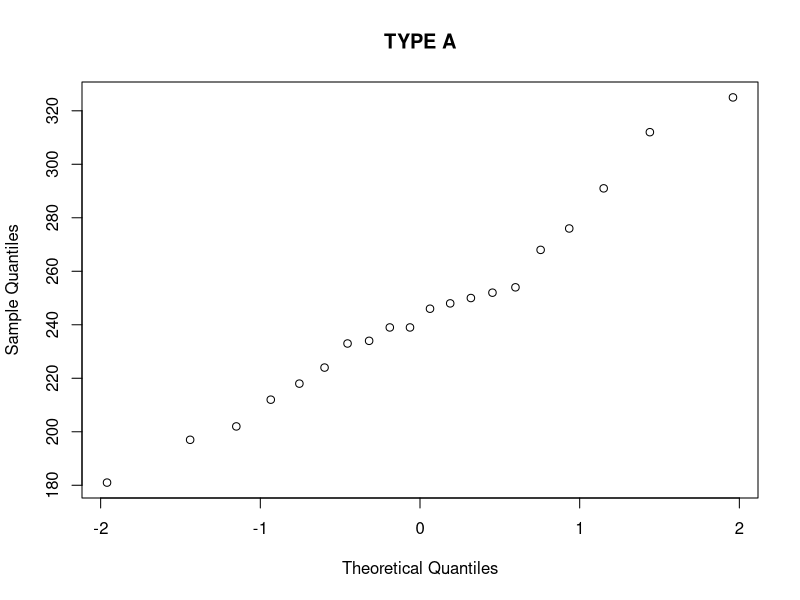
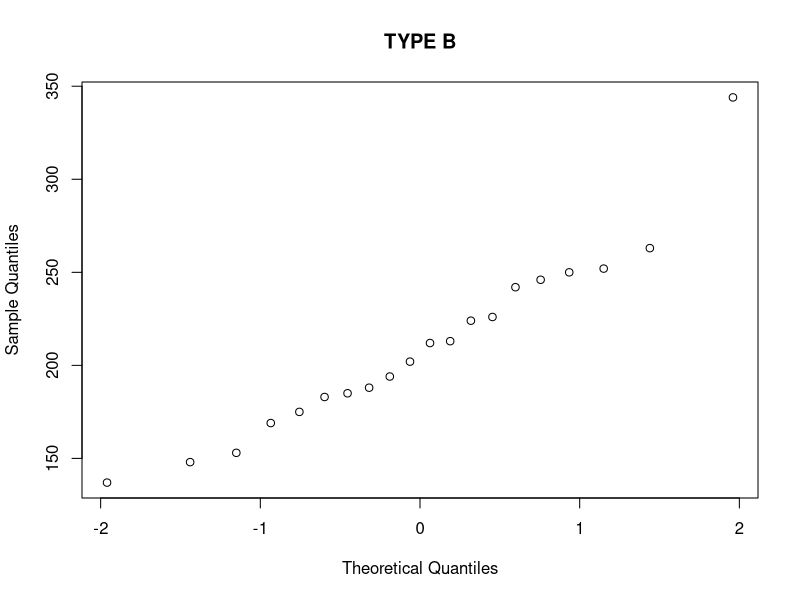
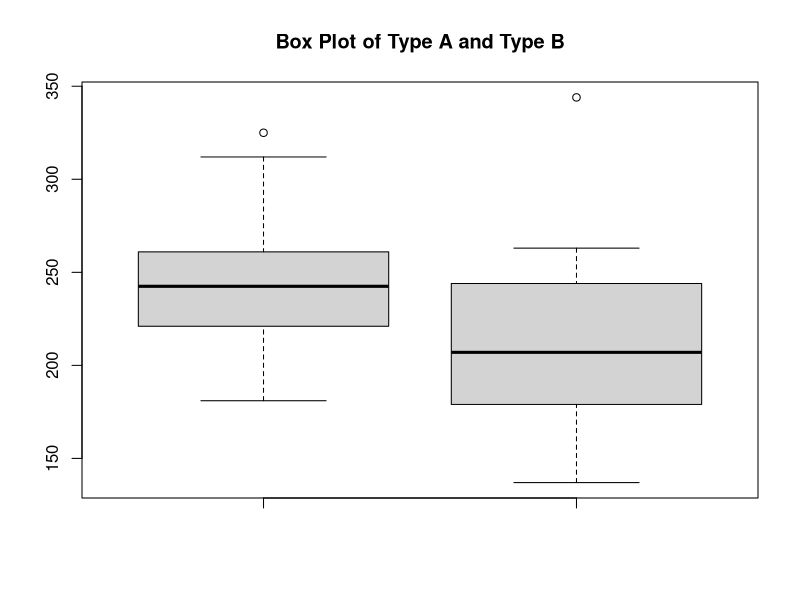

The R script that drew these images, in order:
typea<- c(233,291,312,250,246,197,268,224,239,239,254,276,234,181,248,252,
          202,218,212,325)
typeb<- c(344,185,263,246,224,212,188,250,148,169,226,175,242,252,153,183,
          137,202,194,213)
qqnorm(typea,main = "TYPE A")
qqnorm(typeb,main = "TYPE B")
boxplot(typea,typeb,main="Box Plot of Type A and Type B")
# QQplot for both Type A and Type B suggests some values may be inconsistent
# with normal distribution specially largest in each set as seen in boxplot.
a=IQR(typea)/sqrt(var(typea))
a
b=IQR(typeb)/sqrt(var(typeb))
b
# Ratio for Type B suggest sample more close to normal distribution but
# also has large outlier hence I would not assume data was drawn from
# normal distribution although there is slight chance of being picked up
# from normal distribution.
delta<- mean(typea)- mean(typeb)
n1=length(typea)
n2=length(typeb)
va=var(typea)/n1
vb=var(typeb)/n2
se=sqrt(va+vb)
nu<- (va+vb)^2/(va^2/(n1-1)+vb^2/(n2-1))
# If we let alpha= 0.05 then
1- pt(2.5621,nu)
# 0.007405 < 0.05 = alpha -> reject H0
# b) We want 90% confidence interval for delta,
qt=qt(0.95,nu)
lower=delta-qt*se
upper=delta+qt*se
lower 
upper
